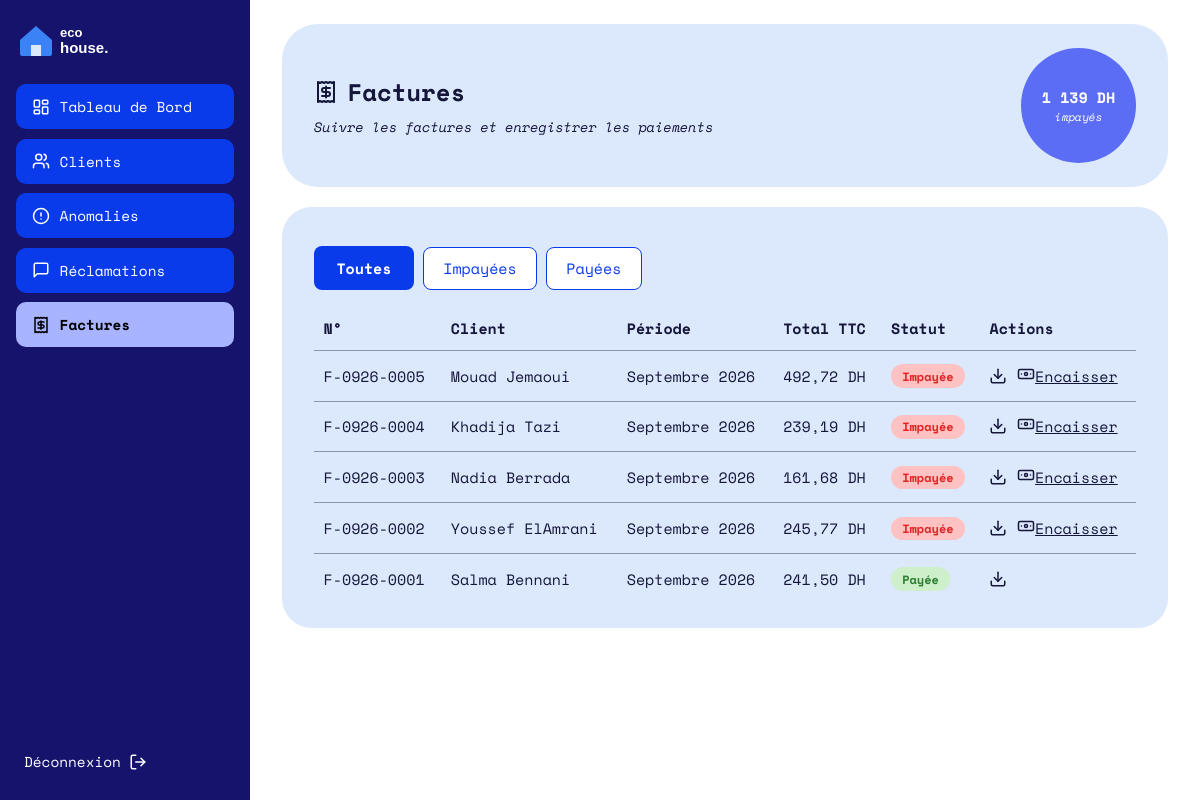
Page /Facture/admin (signed in) on the committed database.
### tables this page shows
CREATE TABLE `facture` (
  `id` int(11) NOT NULL,
  `numero` varchar(30) NOT NULL,
  `id_client` int(11) NOT NULL,
  `id_consommation` int(11) NOT NULL,
  `date_facture` date NOT NULL,
  `periode` varchar(20) NOT NULL,
  `conso_eau` decimal(10,2) DEFAULT NULL,
  `conso_elec` decimal(10,2) DEFAULT NULL,
  `montant_ht` decimal(10,2) DEFAULT NULL,
  `tva` decimal(10,2) DEFAULT NULL,
  `montant_ttc` decimal(10,2) DEFAULT NULL,
  `statut` enum('impayee','payee') DEFAULT 'impayee'
);

CREATE TABLE `client` (
  `id` int(11) NOT NULL,
  `nom` varchar(100) NOT NULL,
  `prenom` varchar(100) NOT NULL,
  `adresse` varchar(255) DEFAULT NULL,
  `telephone` varchar(20) DEFAULT NULL,
  `email` varchar(150) NOT NULL,
  `mot_de_passe` varchar(255) NOT NULL,
  `num_compteur_eau` varchar(50) DEFAULT NULL,
  `num_compteur_elec` varchar(50) DEFAULT NULL,
  `index_initial_eau` decimal(10,2) NOT NULL DEFAULT 0.00,
  `index_initial_elec` decimal(10,2) NOT NULL DEFAULT 0.00,
  `date_creation` datetime DEFAULT current_timestamp()
);

### Traitement/Facture.php (called while the page is built, shortened)
<?php
function factureAdmin(): void
{
    $statut = $_GET['statut'] ?? null;
    if (!in_array($statut, ['impayee', 'payee'], true)) {
        $statut = null;
    }
    $totalImpaye = 0.0;
    foreach (bdFactureAll('impayee') as $f) {
        $totalImpaye += (float) $f['montant_ttc'];
    }
    afficherVue('facture/index_fournisseur.php', [
        'titre'       => 'Factures',
        'factures'    => bdFactureAll($statut),
        'statut'      => $statut,
        'totalImpaye' => $totalImpaye,
    ]);
}

### index.php (called while the page is built, shortened)
<?php
require_once __DIR__ . '/BD/Connexion.php';
require_once __DIR__ . '/Traitement/Auth.php';
$url      = trim((string) ($_GET['url'] ?? ''), '/');
$segments = $url === '' ? ['Auth', 'login'] : explode('/', $url);
$entite = ucfirst(strtolower($segments[0]));
$action = strtolower($segments[1] ?? '');
$fonction = (PREFIXES[$entite] ?? strtolower($entite)) . ucfirst($action);
$args = [];
$fonction(...$args);

### BD/Connexion.php (called while the page is built, shortened)
<?php
function getConnexion(): PDO
{
    static $pdo = null;
    if ($pdo instanceof PDO) {
        return $pdo;
    }
    $hote = 'localhost';
    $base = 'gestion_factures';
    $user = 'root';
    $mdp  = '';
    try {
        $pdo = new PDO("mysql:host=$hote;dbname=$base;charset=utf8mb4", $user, $mdp, [
            PDO::ATTR_ERRMODE            => PDO::ERRMODE_EXCEPTION,
            PDO::ATTR_DEFAULT_FETCH_MODE => PDO::FETCH_ASSOC,
            PDO::ATTR_EMULATE_PREPARES   => false,
        ]);
    } catch (PDOException $e) {
        http_response_code(500);
        exit('Connexion à la base impossible : MySQL est-il démarré et la base gestion_factures importée ?');
    }
    return $pdo;
}

### BD/Facture.php (called while the page is built, shortened)
<?php
function bdFactureAll(?string $statut = null): array
{
    $sql = "SELECT f.id, f.numero, f.date_facture, f.periode, f.montant_ttc, f.statut,
                   c.nom, c.prenom
            FROM facture f
            JOIN client c ON c.id = f.id_client";
    $params = [];
    if ($statut !== null) {
        $sql .= " WHERE f.statut = :statut";
        $params[':statut'] = $statut;
    }
    $sql .= " ORDER BY f.date_facture DESC, f.id DESC";
    $st = getConnexion()->prepare($sql);
    $st->execute($params);
    return $st->fetchAll();
}

### IHM/facture/index_fournisseur.php (the view)
<?php
$e        = fn($x) => htmlspecialchars((string) $x, ENT_QUOTES, 'UTF-8');
$moisNoms = ['Janvier','Février','Mars','Avril','Mai','Juin','Juillet','Août','Septembre','Octobre','Novembre','Décembre'];
$dh       = fn($x) => number_format((float) $x, 2, ',', ' ') . ' DH';
$filtres  = ['' => 'Toutes', 'impayee' => 'Impayées', 'payee' => 'Payées'];
?>
<header class="carte carte-titre">
  <div>
    <h1><i data-lucide="receipt"></i> Factures</h1>
    <p class="sous-titre">Suivre les factures et enregistrer les paiements</p>
  </div>
  <div class="cercle">
    <?= number_format($totalImpaye, 0, ',', ' ') ?> DH
    <small>impayés</small>
  </div>
</header>
<section class="carte">
  <p>
    <?php foreach ($filtres as $valeur => $libelle): ?>
      <a class="<?= ($statut ?? '') === $valeur ? 'btn-principal' : 'btn-secondaire' ?>"
         href="<?= BASE_URL ?>Facture/admin<?= $valeur !== '' ? '?statut=' . $valeur : '' ?>"><?= $libelle ?></a>
    <?php endforeach; ?>
  </p>
  <?php if (empty($factures)): ?>
    <p>Aucune facture.</p>
  <?php else: ?>
  <div class="scroll-x">
    <table class="tableau">
      <thead>
        <tr><th>N°</th><th>Client</th><th>Période</th><th>Total TTC</th><th>Statut</th><th>Actions</th></tr>
      </thead>
      <tbody>
      <?php foreach ($factures as $f):
          [$m, $a] = explode('/', $f['periode']); ?>
        <tr>
          <td><?= $e($f['numero']) ?></td>
          <td><?= $e($f['prenom'] . ' ' . $f['nom']) ?></td>
          <td><?= $moisNoms[(int) $m - 1] . ' ' . $e($a) ?></td>
          <td><?= $dh($f['montant_ttc']) ?></td>
          <td>
            <?php if ($f['statut'] === 'payee'): ?>
              <span class="badge badge-vert">Payée</span>
            <?php else: ?>
              <span class="badge badge-rouge">Impayée</span>
            <?php endif; ?>
          </td>
          <td>
            <div class="actions">
              <a href="<?= BASE_URL ?>Facture/pdf/<?= (int) $f['id'] ?>" title="Télécharger le PDF"><i data-lucide="download"></i></a>
              <?php if ($f['statut'] === 'impayee'): ?>
                <a href="<?= BASE_URL ?>Paiement/add/<?= (int) $f['id'] ?>" title="Encaisser"><i data-lucide="banknote"></i> Encaisser</a>
              <?php endif; ?>
            </div>
          </td>
        </tr>
      <?php endforeach; ?>
      </tbody>
    </table>
  </div>
  <?php endif; ?>
</section>

### IHM/layout/header.php (shortened to what this page needs)
<!DOCTYPE html>
<html lang="fr">
<head>
  <link rel="stylesheet" href="<?= BASE_URL ?>assets/css/style.css">
</head>
<body class="<?= $role ? 'espace' : 'public' ?>">
<div class="page">

### Traitement/Auth.php (shortened to what this page needs)
<?php
function afficherVue(string $vue, array $donnees = []): void
{
    $fichier = __DIR__ . '/../IHM/' . $vue;
    extract($donnees, EXTR_SKIP);
    $role  = $_SESSION['role'] ?? null;
    require __DIR__ . '/../IHM/layout/header.php';
    if ($role === 'client' || $role === 'fournisseur') {
        require __DIR__ . '/../IHM/layout/sidebar_' . $role . '.php';
        echo '<main class="contenu">';
    } else {
        echo '<main class="plein">';
    }
    require $fichier;
    require __DIR__ . '/../IHM/layout/footer.php';
}

### IHM/layout/sidebar_fournisseur.php (shortened to what this page needs)
<?php
$entiteCourante = $GLOBALS['routeCourante']['entite'] ?? '';
$menu = [
    ['Tableau de Bord','layout-dashboard','Auth/bientot/tableau-de-bord', false],
    ['Clients',        'users',           'Client/all',                   $entiteCourante === 'Client'],
    ['Anomalies',      'circle-alert',    'Auth/bientot/anomalies',       false],
    ['Réclamations',   'message-square',  'Auth/bientot/reclamations',    false],
    ['Factures',       'receipt',         'Facture/admin',                in_array($entiteCourante, ['Facture', 'Paiement'], true)],
];
?>
<aside class="sidebar">
  <a class="logo" href="<?= BASE_URL ?>Client/all"><img src="<?= BASE_URL ?>assets/img/logo.svg" alt="eco house."></a>
  <nav>
    <?php foreach ($menu as [$libelle, $icone, $route, $actif]): ?>
      <a class="menu-btn<?= $actif ? ' actif' : '' ?>" href="<?= BASE_URL . $route ?>">
        <i data-lucide="<?= $icone ?>"></i><span><?= htmlspecialchars($libelle, ENT_QUOTES, 'UTF-8') ?></span>
      </a>
    <?php endforeach; ?>
  </nav>
  <a class="deconnexion" href="<?= BASE_URL ?>Auth/logout"><span>Déconnexion</span><i data-lucide="log-out"></i></a>
</aside>

### IHM/layout/footer.php (shortened to what this page needs)
  </main>
</div>
</body>
</html>

### assets/css/style.css (style rules this page uses)
:root { --marine:#15136B; --bleu:#0A3BEB; --bleu-clair:#A8B4FF; --carte:#DCE8FB; --cercle:#5B6CF5; --bordure:#D5DBE8; --filet:#8B93AA; --texte:#14163A; }
* { box-sizing:border-box }
body { margin:0;font-family:"Space Mono",ui-monospace,Consolas,monospace;color:var(--texte);background:#fff;font-size:15px }
h1,h2,h3 { margin:0;font-weight:700 }
a { color:var(--bleu) }
img { max-width:100% }
.page { display:flex;min-height:100vh }
.sidebar { width:250px;flex-shrink:0;background:var(--marine);color:#fff;display:flex;flex-direction:column;gap:1.5rem;padding:1.25rem 1rem;position:sticky;top:0;height:100vh }
.sidebar .logo img { height:40px;display:block }
.sidebar nav { display:flex;flex-direction:column;gap:.6rem }
.menu-btn { display:flex;align-items:center;gap:.6rem;background:var(--bleu);color:#fff;text-decoration:none;padding:.75rem 1rem;border-radius:10px;font-size:.9rem }
.menu-btn.actif { background:var(--bleu-clair);color:#000;font-weight:700 }
.menu-btn svg,.deconnexion svg { width:18px;height:18px }
.deconnexion { margin-top:auto;display:flex;align-items:center;gap:.5rem;color:#fff;text-decoration:none;font-size:.9rem;padding:.5rem }
.contenu { flex:1;min-width:0;padding:1.5rem 2rem }
.carte { background:var(--carte);border-radius:30px;padding:1.5rem 2rem;margin-bottom:1.25rem }
.carte-titre { border-radius:36px;display:flex;align-items:center;justify-content:space-between;gap:1rem }
.carte-titre h1 { font-size:1.5rem;display:flex;align-items:center;gap:.6rem }
.sous-titre { margin:.4rem 0 0;font-style:italic;font-size:.85rem }
.cercle { width:115px;height:115px;border-radius:50%;background:var(--cercle);color:#fff;display:flex;flex-direction:column;align-items:center;justify-content:center;text-align:center;font-weight:700;flex-shrink:0 }
.cercle small { font-weight:400;font-style:italic;font-size:.7rem }
.btn-principal { display:inline-block;background:var(--bleu);color:#fff;font:inherit;font-weight:700;border:0;border-radius:8px;padding:.7rem 1.4rem;cursor:pointer;text-decoration:none }
.btn-secondaire { display:inline-block;background:#fff;color:var(--bleu);font:inherit;border:1px solid var(--bleu);border-radius:8px;padding:.6rem 1.2rem;cursor:pointer;text-decoration:none }
.badge { display:inline-block;padding:.2rem .7rem;border-radius:999px;font-size:.75rem;font-weight:700 }
.badge-rouge { background:#FFC2C2;color:#E02424 }
.badge-vert { background:#CDEFC9;color:#2E7D32 }
.tableau { width:100%;border-collapse:collapse }
.tableau th { text-align:left;font-weight:700;padding:.7rem .6rem;border-bottom:1px solid var(--filet) }
.tableau td { padding:.8rem .6rem;border-bottom:1px solid var(--filet) }
.tableau tr:last-child td { border-bottom:0 }
.tableau .actions { display:flex;gap:.6rem;align-items:center }
.tableau .actions a,.tableau .actions button { color:var(--texte);background:none;border:0;padding:0;cursor:pointer;display:inline-flex }
.tableau svg { width:18px;height:18px }
.scroll-x { overflow-x:auto }

### rows in the picture
facture: numero "F-0926-0005", id_client.nom "Mouad Jemaoui", m "Septembre", a "2026", montant_ttc "492,72 DH", statut "Impayée"
facture: numero "F-0926-0004", id_client.nom "Khadija Tazi", m "Septembre", a "2026", montant_ttc "239,19 DH", statut "Impayée"
facture: numero "F-0926-0003", id_client.nom "Nadia Berrada", m "Septembre", a "2026", montant_ttc "161,68 DH", statut "Impayée"
facture: numero "F-0926-0002", id_client.nom "Youssef ElAmrani", m "Septembre", a "2026", montant_ttc "245,77 DH", statut "Impayée"
facture: numero "F-0926-0001", id_client.nom "Salma Bennani", m "Septembre", a "2026", montant_ttc "241,50 DH", statut "Payée"

### other values in the picture
$libelle "Tableau de Bord"
$libelle "Clients"
$libelle "Anomalies"
$libelle "Réclamations"
$libelle "Factures"
$totalImpaye "1 139"
$libelle "Toutes"
$libelle "Impayées"
$libelle "Payées"
